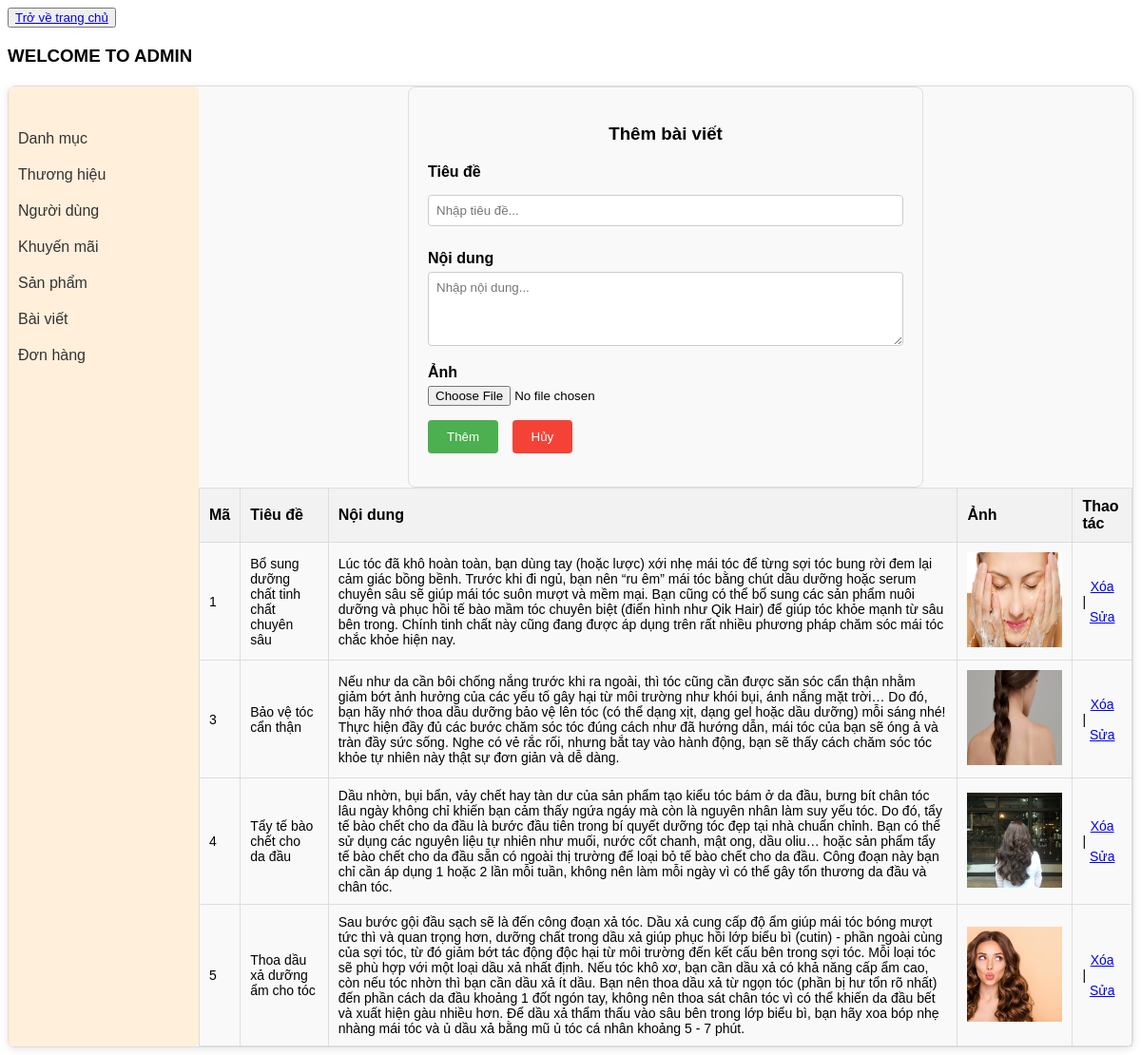
Page /admin/index_admin.php?action=manage-blogs&query=add (signed in) on the committed database.
### tables this page shows
CREATE TABLE `blogs` (
  `blog_id` int(11) NOT NULL,
  `title` varchar(255) NOT NULL,
  `content` text NOT NULL,
  `img_url` text NOT NULL,
  `created_at` timestamp NOT NULL DEFAULT current_timestamp(),
  `updated_at` timestamp NOT NULL DEFAULT current_timestamp() ON UPDATE current_timestamp()
);

### admin/modules/manage-blogs/list.php (the view, shortened to what this page needs)
<?php
    include_once "../config/database.php";
    $stmt = $conn->prepare("SELECT * FROM blogs");
    $stmt->execute();
    $result = $stmt->get_result();
?>
    <table border="1">
        <tr>
            <th>Mã</th>
            <th>Tiêu đề</th>
            <th>Nội dung</th>
            <th>Ảnh</th>
            <th>Thao tác</th>
        </tr>
        <?php while ($row = $result->fetch_assoc()) { ?>
        <tr>
            <td><?php echo $row['blog_id']; ?></td>
            <td><?php echo $row['title']; ?></td>
            <td><?php echo $row['content']; ?></td>
            <td><img src="<?php $row['img_url'] = str_replace('../..', '../admin', $row['img_url']); echo $row['img_url']; ?>" width="100" height="100"></td>
            <td><a href="modules/manage-blogs/handle.php?blog_id=<?php echo $row['blog_id']; ?>" onclick="return confirm('Bạn có chắc chắn muốn xóa?');">Xóa</a> | <a href="?action=manage-blogs&query=update&blog_id=<?php echo $row['blog_id']; ?>">Sửa</a></td>
        </tr>
        <?php } ?>
    </table>

### admin/public/css/index_admin.css (style rules this page uses)
* { font-family: Arial, sans-serif; }
table { width: 100%; border-collapse: collapse; }
th, td { padding: 5px; text-align: center; border: 1px solid #ddd; }
td { font-size: 14px; }
th { background-color: #4CAF50; color: black; }
th { background-color: #f2f2f2; }
td a { display: flex; justify-content: center; align-items: center; }

### admin/modules/manage-blogs/list.php (style rules this page uses)
table { width: 100%; border-collapse: collapse; }
th, td { padding: 10px; text-align: left; border: 1px solid #ddd; }
th { background-color: #f2f2f2; }

### rows in the picture
blogs: blog_id "1", title "Bổ sung dưỡng chất tinh chất chuyên sâu", content "Lúc tóc đã khô hoàn toàn, bạn dùng tay (hoặc lược) xới nhẹ mái tóc để từng sợi tóc bung rời đem lại cảm giác bồng bềnh. Trước khi đi ngủ, bạn nên “ru êm” mái tóc bằng chút dầu dưỡng hoặc serum chuyên sâu sẽ giúp mái tóc suôn mượt và mềm mại. Bạn cũng có thể bổ sung các sản phẩm nuôi dưỡng và phục hồi tế bào mầm tóc chuyên biệt (điển hình như Qik Hair) để giúp tóc khỏe mạnh từ sâu bên trong. Chính tinh chất này cũng đang được áp dụng trên rất nhiều phương pháp chăm sóc mái tóc chắc khỏe hiện nay.", shows a picture
blogs: blog_id "3", title "Bảo vệ tóc cẩn thận", content "Nếu như da cần bôi chống nắng trước khi ra ngoài, thì tóc cũng cần được săn sóc cẩn thận nhằm giảm bớt ảnh hưởng của các yếu tố gây hại từ môi trường như khói bụi, ánh nắng mặt trời… Do đó, bạn hãy nhớ thoa dầu dưỡng bảo vệ lên tóc (có thể dạng xịt, dạng gel hoặc dầu dưỡng) mỗi sáng nhé! Thực hiện đầy đủ các bước chăm sóc tóc đúng cách như đã hướng dẫn, mái tóc của bạn sẽ óng ả và tràn đầy sức sống. Nghe có vẻ rắc rối, nhưng bắt tay vào hành động, bạn sẽ thấy cách chăm sóc tóc khỏe tự nhiên này thật sự đơn giản và dễ dàng.", shows a picture
blogs: blog_id "4", title "Tẩy tế bào chết cho da đầu", content "Dầu nhờn, bụi bẩn, vảy chết hay tàn dư của sản phẩm tạo kiểu tóc bám ở da đầu, bưng bít chân tóc lâu ngày không chỉ khiến bạn cảm thấy ngứa ngáy mà còn là nguyên nhân làm suy yếu tóc. Do đó, tẩy tế bào chết cho da đầu là bước đầu tiên trong bí quyết dưỡng tóc đẹp tại nhà chuẩn chỉnh. Bạn có thể sử dụng các nguyên liệu tự nhiên như muối, nước cốt chanh, mật ong, dầu oliu… hoặc sản phẩm tẩy tế bào chết cho da đầu sẵn có ngoài thị trường để loại bỏ tế bào chết cho da đầu. Công đoạn này bạn chỉ cần áp dụng 1 hoặc 2 lần mỗi tuần, không nên làm mỗi ngày vì có thể gây tổn thương da đầu và chân tóc.", shows a picture
blogs: blog_id "5", title "Thoa dầu xả dưỡng ẩm cho tóc", content "Sau bước gội đầu sạch sẽ là đến công đoạn xả tóc. Dầu xả cung cấp độ ẩm giúp mái tóc bóng mượt tức thì và quan trọng hơn, dưỡng chất trong dầu xả giúp phục hồi lớp biểu bì (cutin) - phần ngoài cùng của sợi tóc, từ đó giảm bớt tác động độc hại từ môi trường đến kết cấu bên trong sợi tóc. Mỗi loại tóc sẽ phù hợp với một loại dầu xả nhất định. Nếu tóc khô xơ, bạn cần dầu xả có khả năng cấp ẩm cao, còn nếu tóc nhờn thì bạn cần dầu xả ít dầu. Bạn nên thoa dầu xả từ ngọn tóc (phần bị hư tổn rõ nhất) đến phần cách da đầu khoảng 1 đốt ngón tay, không nên thoa sát chân tóc vì có thể khiến da đầu bết và xuất hiện gàu nhiều hơn. Để dầu xả thẩm thấu vào sâu bên trong lớp biểu bì, bạn hãy xoa bóp nhẹ…", shows a picture
